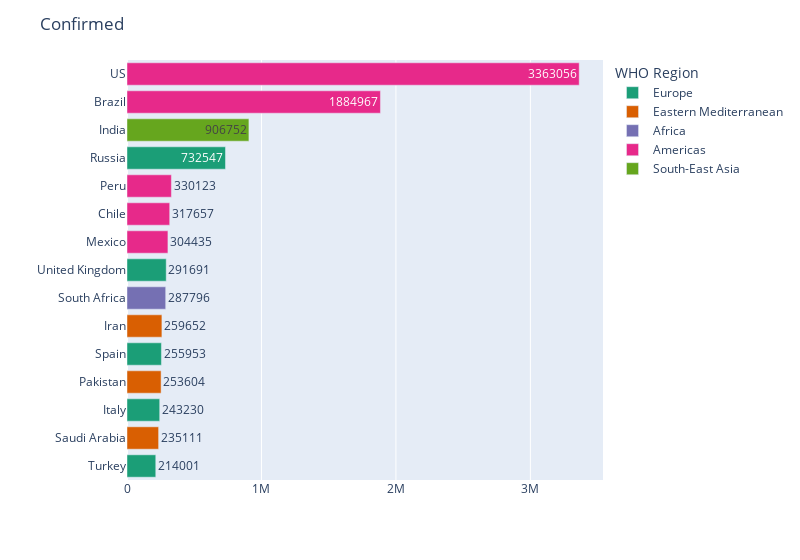

Notebook code cell kept with this figure:
### Code cell
# it will only plot for top 15 countries with highest no.of confirmed cases
plot_barh(country_wise, 'Confirmed', 15)

### Figure 1 — Plotly figure (JSON) as saved in the notebook; plotly's stock layout.template omitted (floating-point values rounded to 4 significant figures)
{"data": [{"alignmentgroup": "True", "hovertemplate": "WHO Region=Europe<br>Confirmed=%{text}<br>Country/Region=%{y}<extra></extra>", "legendgroup": "Europe", "marker": {"color": "rgb(27,158,119)"}, "name": "Europe", "offsetgroup": "Europe", "orientation": "h", "showlegend": true, "text": [214001, 243230, 255953, 291691, 732547], "textposition": "auto", "type": "bar", "x": [214001, 243230, 255953, 291691, 732547], "xaxis": "x", "y": ["Turkey", "Italy", "Spain", "United Kingdom", "Russia"], "yaxis": "y"}, {"alignmentgroup": "True", "hovertemplate": "WHO Region=Eastern Mediterranean<br>Confirmed=%{text}<br>Country/Region=%{y}<extra></extra>", "legendgroup": "Eastern Mediterranean", "marker": {"color": "rgb(217,95,2)"}, "name": "Eastern Mediterranean", "offsetgroup": "Eastern Mediterranean", "orientation": "h", "showlegend": true, "text": [235111, 253604, 259652], "textposition": "auto", "type": "bar", "x": [235111, 253604, 259652], "xaxis": "x", "y": ["Saudi Arabia", "Pakistan", "Iran"], "yaxis": "y"}, {"alignmentgroup": "True", "hovertemplate": "WHO Region=Africa<br>Confirmed=%{text}<br>Country/Region=%{y}<extra></extra>", "legendgroup": "Africa", "marker": {"color": "rgb(117,112,179)"}, "name": "Africa", "offsetgroup": "Africa", "orientation": "h", "showlegend": true, "text": [287796], "textposition": "auto", "type": "bar", "x": [287796], "xaxis": "x", "y": ["South Africa"], "yaxis": "y"}, {"alignmentgroup": "True", "hovertemplate": "WHO Region=Americas<br>Confirmed=%{text}<br>Country/Region=%{y}<extra></extra>", "legendgroup": "Americas", "marker": {"color": "rgb(231,41,138)"}, "name": "Americas", "offsetgroup": "Americas", "orientation": "h", "showlegend": true, "text": [304435, 317657, 330123, 1884967, 3363056], "textposition": "auto", "type": "bar", "x": [304435, 317657, 330123, 1884967, 3363056], "xaxis": "x", "y": ["Mexico", "Chile", "Peru", "Brazil", "US"], "yaxis": "y"}, {"alignmentgroup": "True", "hovertemplate": "WHO Region=South-East Asia<br>Confirmed=%{text}<br>Country/Region=%{y}<extra></extra>", "legendgroup": "South-East Asia", "marker": {"color": "rgb(102,166,30)"}, "name": "South-East Asia", "offsetgroup": "South-East Asia", "orientation": "h", "showlegend": true, "text": [906752], "textposition": "auto", "type": "bar", "x": [906752], "xaxis": "x", "y": ["India"], "yaxis": "y"}], "layout": {"barmode": "relative", "legend": {"title": {"text": "WHO Region"}, "tracegroupgap": 0}, "margin": {"t": 60}, "title": {"text": "Confirmed"}, "uniformtext": {"minsize": 8, "mode": "hide"}, "width": 800, "xaxis": {"anchor": "y", "domain": [0, 1], "title": {"text": ""}}, "yaxis": {"anchor": "x", "categoryorder": "total ascending", "domain": [0, 1], "title": {"text": ""}}}}
